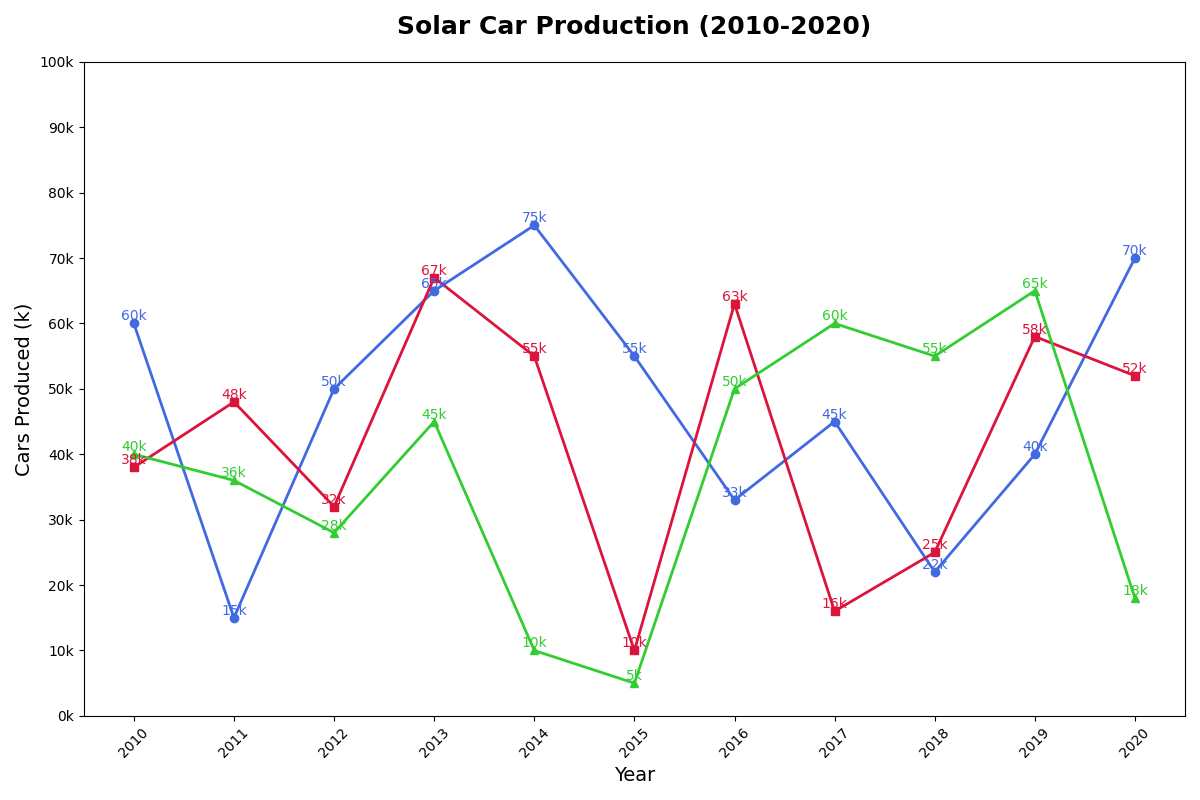

This chart was generated by the following Python code:
import matplotlib.pyplot as plt
import numpy as np

years = np.arange(2010, 2021)
solartech_production = [60, 15, 50, 65, 75, 55, 33, 45, 22, 40, 70]
sundrive_production = [38, 48, 32, 67, 55, 10, 63, 16, 25, 58, 52]
ecowheels_production = [40, 36, 28, 45, 10, 5, 50, 60, 55, 65, 18]

fig, ax = plt.subplots(figsize=(12, 8))

ax.plot(years, solartech_production, marker='o', linestyle='-', linewidth=2, color='royalblue')
ax.plot(years, sundrive_production, marker='s', linestyle='-', linewidth=2, color='crimson')
ax.plot(years, ecowheels_production, marker='^', linestyle='-', linewidth=2, color='limegreen')

ax.set_title("Solar Car Production (2010-2020)", fontsize=18, weight='bold', pad=20)
ax.set_xlabel("Year", fontsize=14)
ax.set_ylabel("Cars Produced (k)", fontsize=14)

ax.set_xticks(years)
ax.set_xticklabels(years, rotation=45)
ax.set_yticks(np.arange(0, 101, 10))
ax.set_yticklabels([f'{i}k' for i in range(0, 101, 10)])

# Annotate the data points
for i in range(len(years)):
    ax.text(years[i], solartech_production[i], f"{solartech_production[i]}k", ha='center', va='bottom', fontsize=10, color='royalblue')
    ax.text(years[i], sundrive_production[i], f"{sundrive_production[i]}k", ha='center', va='bottom', fontsize=10, color='crimson')
    ax.text(years[i], ecowheels_production[i], f"{ecowheels_production[i]}k", ha='center', va='bottom', fontsize=10, color='limegreen')

plt.tight_layout()
plt.show()
